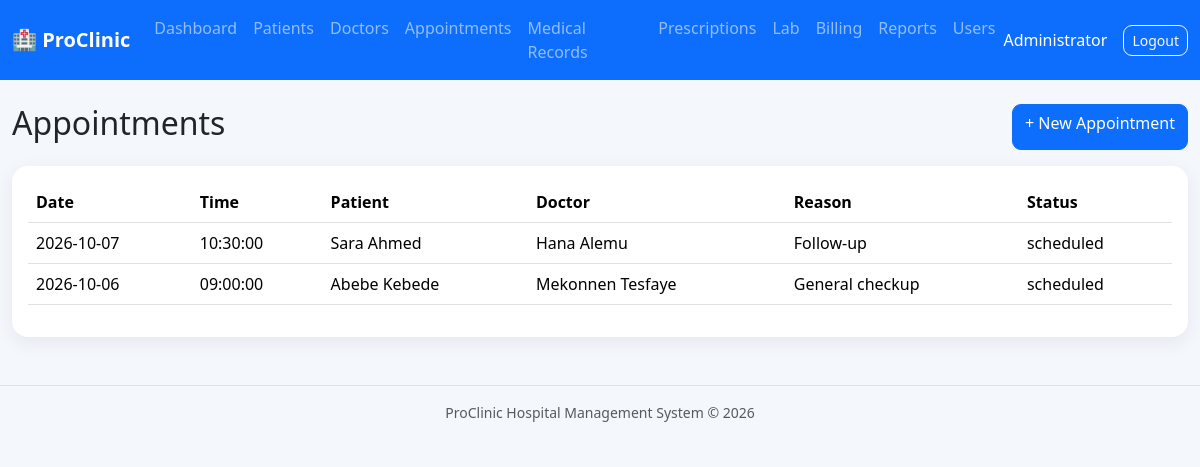
The page /appointments/index.php (signed in) on the database its author committed.
### tables this page shows
CREATE TABLE appointments(id INT AUTO_INCREMENT PRIMARY KEY,patient_id INT,doctor_id INT,appointment_date DATE,appointment_time TIME,reason VARCHAR(255),status ENUM('scheduled','completed','cancelled') DEFAULT 'scheduled',created_at TIMESTAMP DEFAULT CURRENT_TIMESTAMP,FOREIGN KEY(patient_id) REFERENCES patients(id),FOREIGN KEY(doctor_id) REFERENCES doctors(id));

CREATE TABLE patients(id INT AUTO_INCREMENT PRIMARY KEY,patient_code VARCHAR(30) UNIQUE,name VARCHAR(120) NOT NULL,gender VARCHAR(20),dob DATE,age INT,phone VARCHAR(40),email VARCHAR(150),blood_group VARCHAR(10),address VARCHAR(255),emergency_contact VARCHAR(100),created_at TIMESTAMP DEFAULT CURRENT_TIMESTAMP);

CREATE TABLE doctors(id INT AUTO_INCREMENT PRIMARY KEY,name VARCHAR(120),specialization VARCHAR(120),phone VARCHAR(40),email VARCHAR(150),license_no VARCHAR(80),status VARCHAR(20) DEFAULT 'active',created_at TIMESTAMP DEFAULT CURRENT_TIMESTAMP);

### config/config.php (called while the page is built, shortened)
<?php
function base_url($path = '') {
    $path = ltrim((string)$path, '/');
    return BASE_URL . ($path !== '' ? '/' . $path : '');
}

### includes/auth.php (called while the page is built, shortened)
<?php
require_once __DIR__ . '/../config/config.php';
function e($v) {
    return htmlspecialchars((string)$v, ENT_QUOTES, 'UTF-8');
}
function is_admin() {
    return ($_SESSION['user']['role'] ?? '') === 'admin';
}

### appointments/index.php (the view)
<?php $page_title='Appointments';require_once __DIR__.'/../includes/header.php';$rows=$pdo->query("SELECT a.*,p.name patient,d.name doctor FROM appointments a JOIN patients p ON p.id=a.patient_id JOIN doctors d ON d.id=a.doctor_id ORDER BY a.appointment_date DESC,a.appointment_time DESC")->fetchAll();?><div class="d-flex justify-content-between mb-3"><h2>Appointments</h2><a href="add.php" class="btn btn-primary">+ New Appointment</a></div><div class="card p-3"><div class="table-responsive"><table class="table"><thead><tr><th>Date</th><th>Time</th><th>Patient</th><th>Doctor</th><th>Reason</th><th>Status</th></tr></thead><tbody><?php foreach($rows as $a):?><tr><td><?=$a['appointment_date']?></td><td><?=$a['appointment_time']?></td><td><?=e($a['patient'])?></td><td><?=e($a['doctor'])?></td><td><?=e($a['reason'])?></td><td><?=$a['status']?></td></tr><?php endforeach;?></tbody></table></div></div><?php require_once __DIR__.'/../includes/footer.php';?>

### includes/header.php (shortened to what this page needs)
<?php require_once __DIR__.'/auth.php'; ?>
<!doctype html>
<html lang="en">
<head>
<link href="https://cdn.jsdelivr.net/npm/bootstrap@5.3.3/dist/css/bootstrap.min.css" rel="stylesheet">
<link href="https://cdn.jsdelivr.net/npm/bootstrap-icons@1.11.3/font/bootstrap-icons.css" rel="stylesheet">
<link href="<?= base_url('assets/css/style.css') ?>" rel="stylesheet">
</head>
<body>
<nav class="navbar navbar-expand-lg navbar-dark bg-primary sticky-top">
  <div class="container-fluid">
    <a class="navbar-brand fw-bold" href="<?= base_url('index.php') ?>">🏥 ProClinic</a>
    <div class="collapse navbar-collapse" id="nav">
      <ul class="navbar-nav me-auto">
        <li class="nav-item"><a class="nav-link" href="<?= base_url('index.php') ?>">Dashboard</a></li>
        <li class="nav-item"><a class="nav-link" href="<?= base_url('patients/index.php') ?>">Patients</a></li>
        <li class="nav-item"><a class="nav-link" href="<?= base_url('doctors/index.php') ?>">Doctors</a></li>
        <li class="nav-item"><a class="nav-link" href="<?= base_url('appointments/index.php') ?>">Appointments</a></li>
        <li class="nav-item"><a class="nav-link" href="<?= base_url('records/index.php') ?>">Medical Records</a></li>
        <li class="nav-item"><a class="nav-link" href="<?= base_url('prescriptions/index.php') ?>">Prescriptions</a></li>
        <li class="nav-item"><a class="nav-link" href="<?= base_url('lab/index.php') ?>">Lab</a></li>
        <li class="nav-item"><a class="nav-link" href="<?= base_url('billing/index.php') ?>">Billing</a></li>
        <li class="nav-item"><a class="nav-link" href="<?= base_url('reports/index.php') ?>">Reports</a></li>
        <?php if (is_admin()): ?>
        <li class="nav-item"><a class="nav-link" href="<?= base_url('users/index.php') ?>">Users</a></li>
        <?php endif; ?>
      </ul>
      <span class="text-white me-3"><?= e($_SESSION['user']['name'] ?? '') ?></span>
      <a class="btn btn-outline-light btn-sm" href="<?= base_url('auth/logout.php') ?>">Logout</a>
    </div>
  </div>
</nav>
<main class="container-fluid py-4">

### includes/footer.php (shortened to what this page needs)
</main>
<footer class="text-center text-muted py-3 small border-top mt-4">
  ProClinic Hospital Management System &copy; <?= date('Y') ?>
</footer>
</body>
</html>

### assets/css/style.css (style rules this page uses)
body { background:#f4f7fb }
.card { border:0;border-radius:16px;box-shadow:0 5px 20px rgba(0,30,80,.07) }
.btn { border-radius:9px }
.table { vertical-align:middle }

### rows shown on the page
appointments: appointment_date "2026-10-07", appointment_time "10:30:00", patient.name "Sara Ahmed", doctor.name "Hana Alemu", reason "Follow-up", status "scheduled"
appointments: appointment_date "2026-10-06", appointment_time "09:00:00", patient.name "Abebe Kebede", doctor.name "Mekonnen Tesfaye", reason "General checkup", status "scheduled"

### other values the page prints
$_SESSION['user']['name'] "Administrator"
